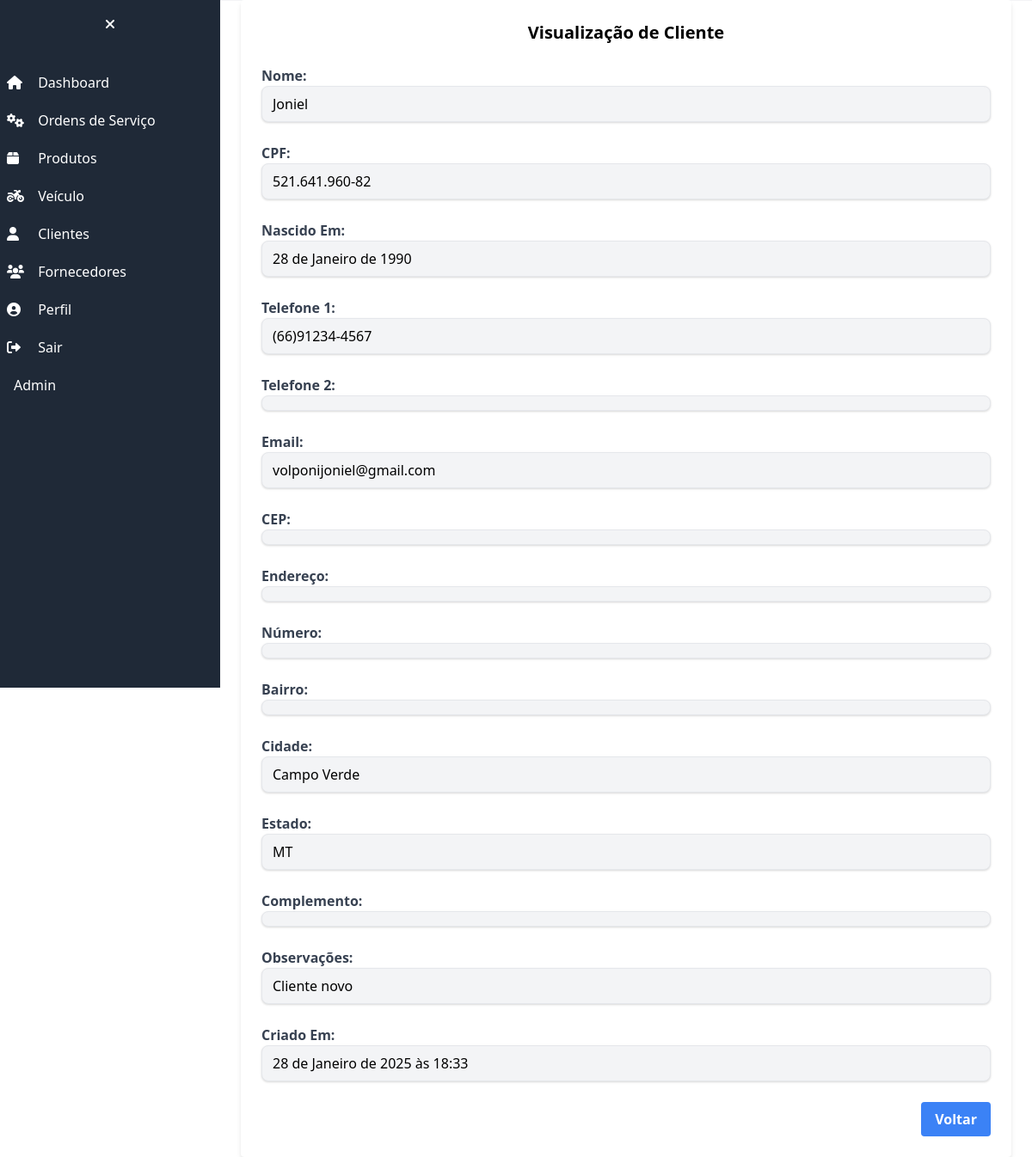
The app's page /clientes/cliente/1/ (signed in), older data.
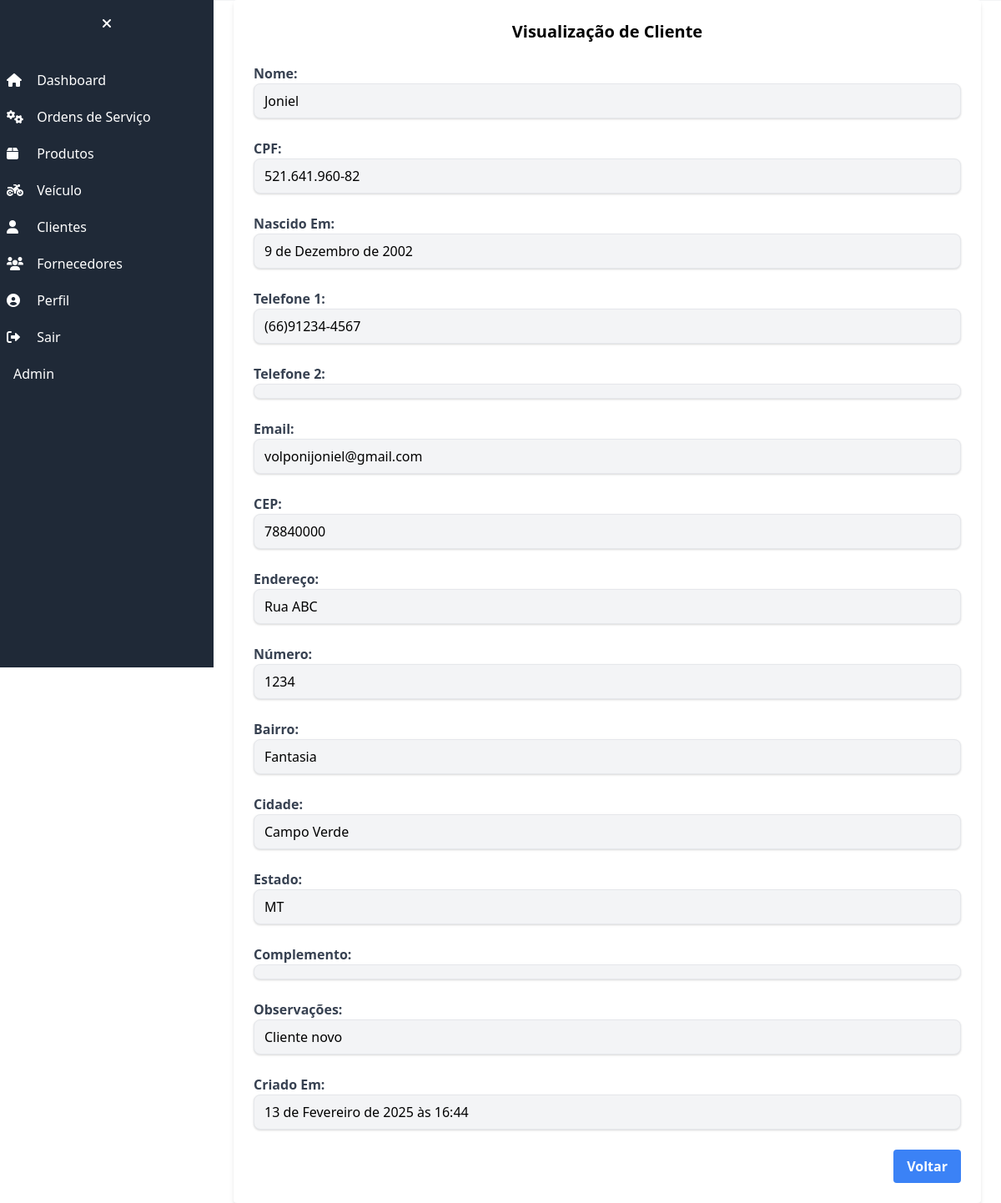
The same page, newer data.
### cliente/models.py (models this page shows, shortened)
class Cliente(models.Model):
    nome = models.CharField('NOME', max_length=255)
    cpf_cnpj = models.CharField('CPF', max_length=18, validators=[validate_cpf_cnpj])
    data_nascimento = models.DateField('NASCIDO EM')
    telefone = models.CharField('TELEFONE 1', max_length=20, validators=[validate_phone])
    telefone2 = models.CharField('TELEFONE 2', max_length=20, validators=[validate_phone], blank=True)
    email = models.EmailField('EMAIL', blank=True)
    endereco_cep = models.CharField('CEP', max_length=10, blank=True)
    endereco_logradouro = models.CharField('ENDEREÇO', max_length=255, blank=True)
    endereco_numero = models.CharField('NÚMERO', max_length=10, blank=True)
    endereco_bairro = models.CharField('BAIRRO', max_length=255, blank=True)
    endereco_cidade = models.CharField('CIDADE', max_length=255, blank=True)
    endereco_estado = models.CharField('ESTADO', max_length=2, choices=ESTADOS_CHOICES, blank=True)
    endereco_complemento = models.CharField('COMPLEMENTO', max_length=255, blank=True)
    observacao = models.TextField('OBSERVAÇÕES', blank=True)
    criado_em = models.DateTimeField('CRIADO EM', auto_now_add=True)
    class Meta:
        verbose_name = 'Cliente'
        verbose_name_plural = 'Clientes'

### cliente/views.py (the view)
# urls.py: path('cliente/<int:pk>/', ClienteDetailView.as_view(), name='cliente_detail'),
class ClienteDetailView(DetailView):
    model = Cliente
    template_name = 'cliente_detail.html'
    context_object_name = 'cliente'

### cliente/templates/cliente_detail.html (shortened to what this page needs)
{% extends "base.html" %}
{% block content %}
<div class="w-full max-w-4xl bg-white mx-auto rounded shadow-md p-6">
    <h2 class="text-xl font-bold mb-6 text-center">Visualização de Cliente</h2>
    <div class="grid grid-cols-1 gap-6">
        <div>
            <label class="block font-bold text-gray-700">Nome:</label>
            <p class="py-2 px-3 border rounded-lg shadow bg-gray-100">{{cliente.nome}}</p>
        </div>
        <div>
            <label class="block font-bold text-gray-700">CPF:</label>
            <p class="py-2 px-3 border rounded-lg shadow bg-gray-100">{{cliente.cpf_cnpj}}</p>
        </div>
        <div>
            <label class="block font-bold text-gray-700">Nascido Em:</label>
            <p class="py-2 px-3 border rounded-lg shadow bg-gray-100">{{cliente.data_nascimento}}</p>
        </div>
        <div>
            <label class="block font-bold text-gray-700">Telefone 1:</label>
            <p class="py-2 px-3 border rounded-lg shadow bg-gray-100">{{cliente.telefone}}</p>
        </div>
        <div>
            <label class="block font-bold text-gray-700">Telefone 2:</label>
            <p class="py-2 px-3 border rounded-lg shadow bg-gray-100">{{cliente.telefone2}}</p>
        </div>
        <div>
            <label class="block font-bold text-gray-700">Email:</label>
            <p class="py-2 px-3 border rounded-lg shadow bg-gray-100">{{cliente.email}}</p>
        </div>
        <div>
            <label class="block font-bold text-gray-700">CEP:</label>
            <p class="py-2 px-3 border rounded-lg shadow bg-gray-100">{{cliente.endereco_cep}}</p>
        </div>
        <div>
            <label class="block font-bold text-gray-700">Endereço:</label>
            <p class="py-2 px-3 border rounded-lg shadow bg-gray-100">{{cliente.endereco_logradouro}}</p>
        </div>
        <div>
            <label class="block font-bold text-gray-700">Número:</label>
            <p class="py-2 px-3 border rounded-lg shadow bg-gray-100">{{cliente.endereco_numero}}</p>
        </div>
        <div>
            <label class="block font-bold text-gray-700">Bairro:</label>
            <p class="py-2 px-3 border rounded-lg shadow bg-gray-100">{{cliente.endereco_bairro}}</p>
        </div>
        <div>
            <label class="block font-bold text-gray-700">Cidade:</label>
            <p class="py-2 px-3 border rounded-lg shadow bg-gray-100">{{cliente.endereco_cidade}}</p>
        </div>
        <div>
            <label class="block font-bold text-gray-700">Estado:</label>
            <p class="py-2 px-3 border rounded-lg shadow bg-gray-100">{{cliente.endereco_estado}}</p>
        </div>
        <div>
            <label class="block font-bold text-gray-700">Complemento:</label>
            <p class="py-2 px-3 border rounded-lg shadow bg-gray-100">{{cliente.endereco_complemento}}</p>
        </div>
        <div>
            <label class="block font-bold text-gray-700">Observações:</label>
            <p class="py-2 px-3 border rounded-lg shadow bg-gray-100">{{cliente.observacao}}</p>
        </div>
        <div>
            <label class="block font-bold text-gray-700">Criado Em:</label>
            <p class="py-2 px-3 border rounded-lg shadow bg-gray-100">{{cliente.criado_em}}</p>
        </div>
    </div>
    <div class="mt-6 flex justify-end">
        <a href="/clientes" class="bg-blue-500 hover:bg-blue-600 text-white font-bold py-2 px-4 rounded focus:outline-none focus:shadow-outline">Voltar</a>
    </div>
</div>
{% endblock  %}

Row changes from the older to the newer data that the page shows:
changed Cliente "Joniel": data_nascimento "28 de Janeiro de 1990" → "9 de Dezembro de 2002"; endereco_cep (not shown) → "78840000"; endereco_logradouro (not shown) → "Rua ABC"; endereco_numero (not shown) → "1234"; endereco_bairro (not shown) → "Fantasia"; criado_em "28 de Janeiro de 2025 às 18:33" → "13 de Fevereiro de 2025 às 16:44"
